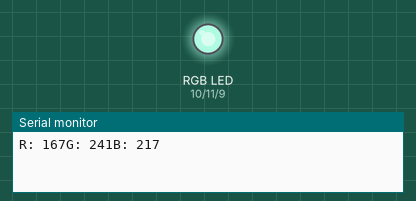
The sketch below on a simulated Arduino Uno, built with avr-gcc and run on an emulated ATmega328P. Parts: an RGB LED mixed from three pins (HIGH = lit), the last lines printed to the serial monitor. Dim RGB values are drawn brighter than linear; random numbers use the default seed unless the sketch sets one.

Above: at 0.1 s.
At 4.6 s:
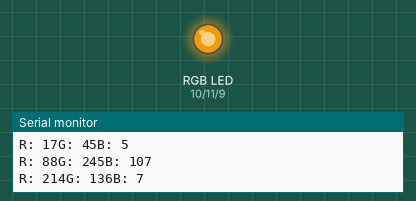
At 9.6 s:
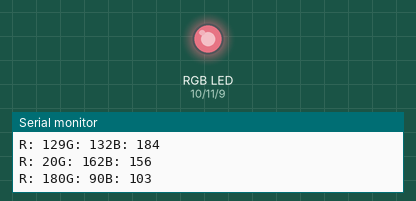
At 19.6 s:
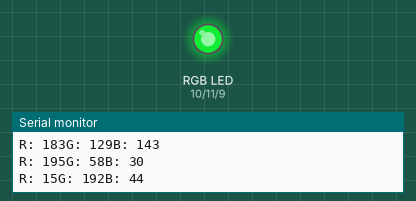
At 29.1 s:
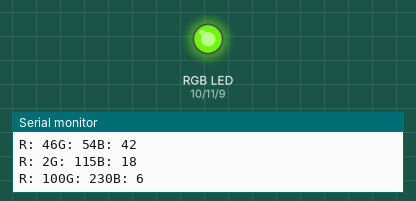
At 39.1 s:
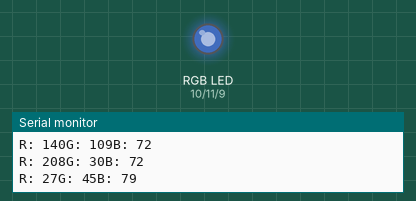
Timing chart, 0 to 40.0 s (numbered marks = the images above):
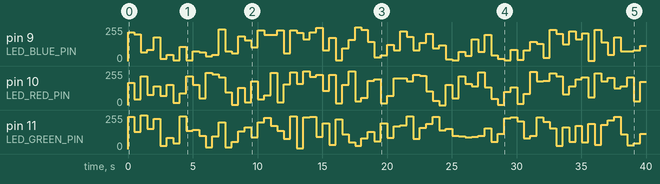

The sketch:

PWM_LED_RGBRadom.ino
```cpp
const int LED_BLUE_PIN  = 9;
const int LED_RED_PIN   = 10;
const int LED_GREEN_PIN = 11;
const int DELAY         = 500;

void setup() {
  Serial.begin(9600);
  pinMode(LED_RED_PIN, OUTPUT);
  pinMode(LED_GREEN_PIN, OUTPUT);
  pinMode(LED_BLUE_PIN, OUTPUT);
}

void loop() {
  int r = random(0, 256);
  int g = random(0, 256);
  int b = random(0, 256);

  Serial.print("R: ");
  Serial.print(r);
  Serial.print("G: ");
  Serial.print(g);
  Serial.print("B: ");
  Serial.println(b);

  analogWrite(LED_RED_PIN, r);
  analogWrite(LED_GREEN_PIN, g);
  analogWrite(LED_BLUE_PIN, b);
  delay(DELAY);

}
```

Measured:
- by itself, pin 9 (LED_BLUE_PIN): 0/255 → 217/255 at 0.00 s, → 200/255 0.50 s later, → 67/255 0.50 s later, → 85/255 0.50 s later, … (79 changes in this stretch)
- by itself, pin 10 (LED_RED_PIN): 0/255 → 167/255 at 0.00 s, → 42/255 0.50 s later, → 216/255 0.50 s later, → 77/255 0.50 s later, … (80 changes in this stretch)
